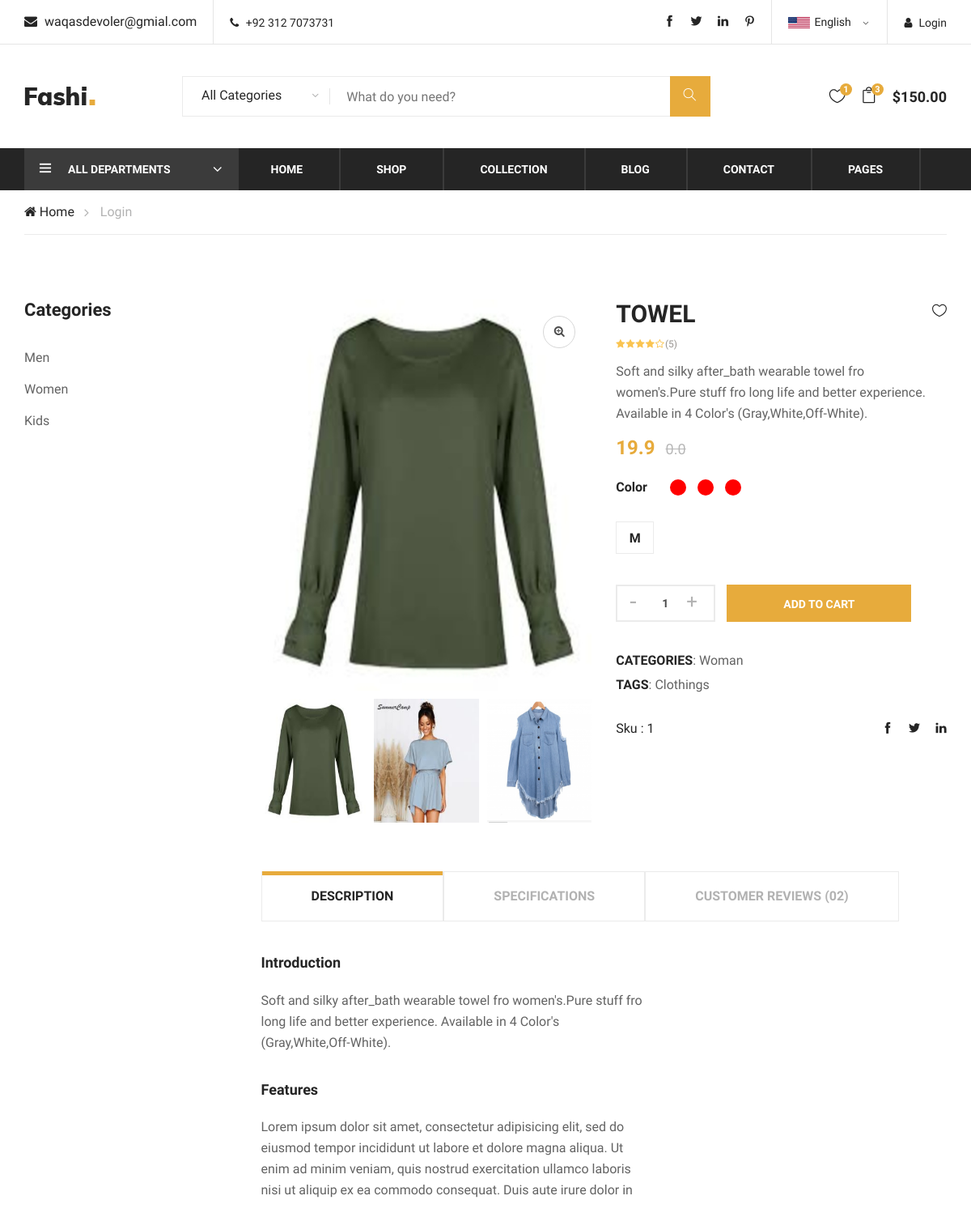
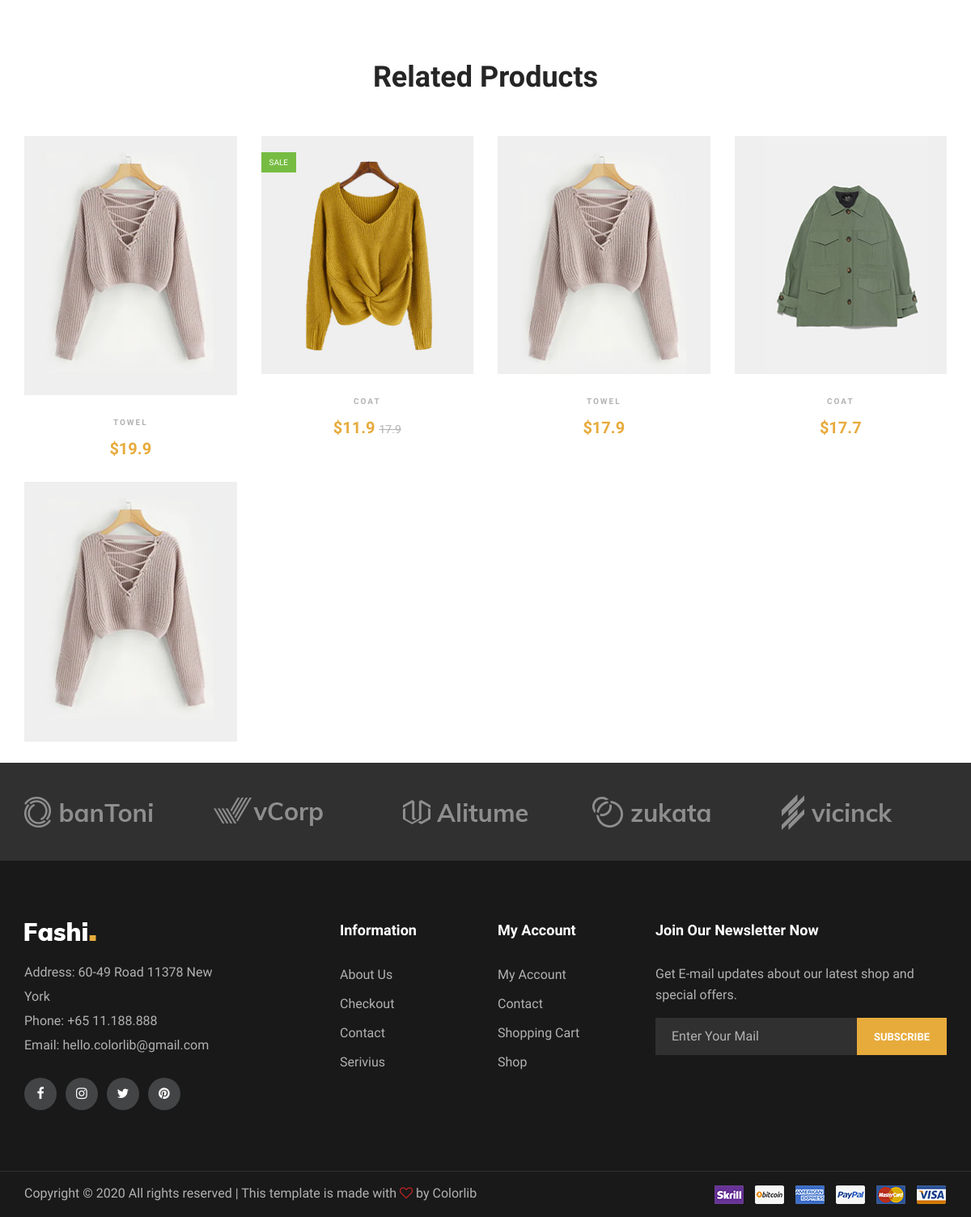
Page /product/1 on the committed database (2 pictures, top to bottom).
### Home/models.py (models this page shows, shortened)
class Item(models.Model):
    item_id = models.AutoField(primary_key=True)
    item_category = models.ForeignKey(Product,on_delete=models.CASCADE)
    item_subCategory = models.CharField(max_length=30)
    item_name = models.CharField(max_length=30,default='')
    item_titile = models.CharField(max_length=30)
    item_FrashPricse = models.FloatField(max_length=30)
    item_Discount_pricse = models.FloatField(max_length=30,default=0.00)
    item_discription = models.TextField()
    item_image = models.ImageField()
    item_quantity = models.IntegerField()
    item_weight = models.FloatField(default=1.0,help_text="In KG")
    item_publishDate = models.DateTimeField()
    small = models.BooleanField(default=False)
    extra_samll = models.BooleanField(default=False)
    medium = models.BooleanField(default=True)
    large = models.BooleanField(default=False)
    extra_large = models.BooleanField(default=False)
    item_color1 = ColorField(default='#FF0000')
    item_color2 = ColorField(null=True)
    item_color3 = ColorField(null=True)
    item_zoom_pic1 = models.ImageField(blank=True)
    item_zoom_pic2 = models.ImageField(blank=True)
    item_zoom_pic3 = models.ImageField(blank=True)

class Product(models.Model):
    product_id = models.AutoField(primary_key=True)
    product_category = models.CharField(max_length=30)
    product_publishDate = models.DateTimeField(default='',)
    product_cover = models.ImageField(blank=True)
    product_baneer = models.ImageField()
    def __str__(self):
        return self.product_category

### Home/views.py (the view)
# urls.py: path('product/<int:pid>',views.Product_view,name='productpage'),
def Product_view(request,pid):
    pdt = Item.objects.filter(item_id=pid)
    ctg = pdt[0].item_subCategory
    relative_pdt = Item.objects.all()
    search_realted = Search_pdt(relative_pdt,ctg)
    send_ex = []
    send_ex.append(pdt[0].item_zoom_pic1)
    send_ex.append(pdt[0].item_zoom_pic2)
    send_ex.append(pdt[0].item_zoom_pic3)
    comments = ItemComment.objects.filter(post=pid)
    send_pdt = {"product":pdt[0],'realted_products':search_realted,'id':pid, 'item_zoom_pic':send_ex,'comments':comments}
    return render(request,'home/product.html',send_pdt)

### Home/views.py (called while the page is built)
def Search_pdt(pdt,ctg):
    related = []
    for pos,p in enumerate(pdt):
        if  ctg == p.item_subCategory:
            related.append(p)
        if pos == 4:
            break
    return related

### templates/home/product.html (shortened to what this page needs)
{% extends 'basic.html' %} {% block body %}
<body>
    <section class="product-shop spad page-details">
        <div class="container">
            <div class="row">
                <div class="col-lg-3">
                    <div class="filter-widget">
                        <h4 class="fw-title">Categories</h4>
                        <ul class="filter-catagories">
                            <li><a href="/filter_catagory/Man">Men</a></li>
                            <li><a href="/filter_catagory/Woman">Women</a></li>
                            <li><a href="/filter_catagory/Kid">Kids</a></li>
                        </ul>
                    </div>
                </div>
                <div class="col-lg-9">
                    <div class="row">
                        <div class="col-lg-6">
                            <div class="product-pic-zoom">
                                <img class="product-big-img " src="/media/{{product.item_zoom_pic1}}" alt="">
                                <div class="zoom-icon">
                                    <i class="fa fa-search-plus"></i>
                                </div>
                            </div>
                            <div class="product-thumbs">
                                <div class="product-thumbs-track ps-slider owl-carousel">
                                    <div class="pt zoomactive" data-imgbigurl="{{item_zoom_pic.item_zoom_pic1}}"><img src="/media/{{product.item_zoom_pic1}}" alt=""></div>
                                    <div class="pt zoomactive" data-imgbigurl="{{item_zoom_pic.item_zoom_pic2}}"><img src="/media/{{product.item_zoom_pic2}}" alt=""></div>
                                    <div class="pt zoomactive" data-imgbigurl="{{item_zoom_pic.item_zoom_pic3}}"><img src="/media/{{product.item_zoom_pic3}}" alt=""></div>
                                </div>
                            </div>
                        </div>
                        <div class="col-lg-6">
                            <div class="product-details">
                                <div class="pd-title">
                                    <h3>{{ product.item_name }}</h3>
                                    <a href="#" class="heart-icon"><i class="icon_heart_alt"></i></a>
                                </div>
                                <div class="pd-rating">
                                    <i class="fa fa-star"></i>
                                    <i class="fa fa-star"></i>
                                    <i class="fa fa-star"></i>
                                    <i class="fa fa-star"></i>
                                    <i class="fa fa-star-o"></i>
                                    <span>(5)</span>
                                </div>
                                <div class="pd-desc">
                                    <p>{{product.item_discription}}</p>
                                    <h4>{{product.item_FrashPricse}}<span>{{product.item_Discount_pricse}}</span></h4>
                                </div>
                                <div class="pd-color">
                                    <h6>Color</h6>
                                    <div class="pd-color-choose">
                                        {% if product.item_color1 != None %}
                                        <div class="cc-item">
                                            <label for="" style='Background-color:{{product.item_color1}}'></label>
                                        </div>
                                        {% endif %} {% if product.item_color2 != None %}
                                        <div class="cc-item">
                                            <label for="" style='Background-color:{{product.item_color2}}'></label>
                                        </div>
                                        {% endif %} {% if product.item_color3 != None %}
                                        <div class="cc-item">
                                            <label for="" style='Background-color:{{product.item_color3}}'></label>
                                        </div>
                                        {% endif %}
                                    </div>
                                </div>
                                <div class="pd-size-choose">
                                     {% if product.medium %}
                                    <div class="sc-item">
                                        <label for="md-size">m</label>
                                    </div>
                                    {% endif %}
                                </div>
                                <div class="quantity">
                                    <div class="pro-qty">
                                        <input type="text" value="1">
                                    </div>
                                    <a href="#" class="primary-btn pd-cart">Add To Cart</a>
                                </div>
                                <ul class="pd-tags">
                                    <li><span>CATEGORIES</span>: {{product.item_category}}</li>
                                    <li><span>TAGS</span>: {{product.item_subCategory}}</li>
                                </ul>
                                <div class="pd-share">
                                    <div class="p-code">Sku : {{product.item_id}}</div>
                                    <div class="pd-social">
                                        <a href="#"><i class="ti-facebook"></i></a>
                                        <a href="#"><i class="ti-twitter-alt"></i></a>
                                        <a href="#"><i class="ti-linkedin"></i></a>
                                    </div>
                                </div>
                            </div>
                        </div>
                    </div>
                    <div class="product-tab">
                        <div class="tab-item">
                            <ul class="nav" role="tablist">
                                <li>
                                    <a class="active" data-toggle="tab" href="#tab-1" role="tab">DESCRIPTION</a>
                                </li>
                                <li>
                                    <a data-toggle="tab" href="#tab-2" role="tab">SPECIFICATIONS</a>
                                </li>
                                <li>
                                    <a data-toggle="tab" href="#tab-3" role="tab">Customer Reviews (02)</a>
                                </li>
                            </ul>
                        </div>
                        <div class="tab-item-content">
                            <div class="tab-content">
                                <div class="tab-pane fade-in active" id="tab-1" role="tabpanel">
                                    <div class="product-content">
                                        <div class="row">
                                            <div class="col-lg-7">
                                                <h5>Introduction</h5>
                                                <p>{{product.item_discription}} </p>
                                                <h5>Features</h5>
                                                <p>Lorem ipsum dolor sit amet, consectetur adipisicing elit, sed do eiusmod tempor incididunt ut labore et dolore magna aliqua. Ut enim ad minim veniam, quis nostrud exercitation ullamco laboris nisi ut aliquip
                                                    ex ea commodo consequat. Duis aute irure dolor in </p>
                                            </div>
                                            <div class="col-lg-5">
                                            </div>
                                        </div>
                                    </div>
                                </div>
                                    </div>
                                </div>
                            </div>
                        </div>
                    </div>
                </div>
    </section>
    <div class="related-products spad">
        <div class="container">
            <div class="row">
                <div class="col-lg-12">
                    <div class="section-title">
                        <h2>Related Products</h2>
                    </div>
                </div>
            </div>
            <div class="row">
                {% for item in realted_products %}
                <div class="col-lg-3 col-sm-6">
                    <div class="product-item">
                        <div class="pi-pic">
                            <img src="/media/{{item.item_image}}" alt=""> {% if item.item_Discount_pricse != 0.0 %}
                            <div class="sale">Sale</div>
                            {% endif %}
                        </div>
                        <div class="pi-text">
                            <div class="catagory-name">{{item.item_name}}</div>
                            {% if item.item_Discount_pricse != 0.0 %}
                            <div class="product-price">
                                ${{item.item_Discount_pricse}}
                                <span>{{item.item_FrashPricse}}</span>
                            </div>
                            {% else %}
                            <div class="product-price">
                                ${{item.item_FrashPricse}}
                            </div>
                            {% endif %}
                        </div>
                    </div>
                </div>
                {% endfor %}
                <div class="col-lg-3 col-sm-6">
                    <div class="product-item">
                        <div class="pi-pic">
                            <img src="img/products/women-2.jpg" alt="">
                        </div>
                    </div>
                </div>
            </div>
        </div>
</body>
{% endblock %}

### rows in the picture
Item: item_zoom_pic1 (picture), item_zoom_pic2 (picture), item_zoom_pic3 (picture), item_name "TOWEL", item_discription "Soft and silky after_bath wearable towel fro women's.Pure stuff fro long life and better experience. Available in 4 Color's (Gray,White,Off-White).", item_FrashPricse "19.9", item_Discount_pricse "0.0", item_category "Woman", item_subCategory "Clothings", item_id "1", item_image (picture)
Item: item_image (picture), shows "SALE", item_name "COAT", item_Discount_pricse "11.9", item_FrashPricse "17.9"
Item: item_image (picture), item_name "TOWEL", item_FrashPricse "17.9"
Item: item_image (picture), item_name "COAT", item_FrashPricse "17.7"
